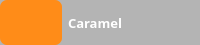
                  <widget class="QWidget" name="bestSell1_6" native="true">
                   <property name="minimumSize">
                    <size>
                     <width>0</width>
                     <height>45</height>
                    </size>
                   </property>
                   <property name="maximumSize">
                    <size>
                     <width>16777215</width>
                     <height>45</height>
                    </size>
                   </property>
                   <property name="styleSheet">
                    <string notr="true">background-color: rgb(180,180,180);
border-radius:7px;
</string>
                   </property>
                   <layout class="QHBoxLayout" name="horizontalLayout_17">
                    <property name="leftMargin">
                     <number>0</number>
                    </property>
                    <property name="topMargin">
                     <number>0</number>
                    </property>
                    <property name="bottomMargin">
                     <number>0</number>
                    </property>
                    <item>
                     <widget class="QWidget" name="widget_25" native="true">
                      <property name="minimumSize">
                       <size>
                        <width>51</width>
                        <height>0</height>
                       </size>
                      </property>
                      <property name="styleSheet">
                       <string notr="true">background-color: rgb(255, 140, 24);</string>
                      </property>
                      <layout class="QVBoxLayout" name="verticalLayout_58">
                       <item>
                        <widget class="QToolButton" name="toolButton_7">
                         <property name="text">
                          <string/>
                         </property>
                         <property name="icon">
                          <iconset>
                           <normaloff>:/iCons/icons/coffee-cup4.png</normaloff>:/iCons/icons/coffee-cup4.png</iconset>
                         </property>
                         <property name="iconSize">
                          <size>
                           <width>30</width>
                           <height>30</height>
                          </size>
                         </property>
                        </widget>
                       </item>
                      </layout>
                     </widget>
                    </item>
                    <item>
                     <widget class="QLabel" name="bestSell6">
                      <property name="minimumSize">
                       <size>
                        <width>121</width>
                        <height>31</height>
                       </size>
                      </property>
                      <property name="maximumSize">
                       <size>
                        <width>121</width>
                        <height>31</height>
                       </size>
                      </property>
                      <property name="font">
                       <font>
                        <family>Poppins</family>
                        <pointsize>10</pointsize>
                        <bold>true</bold>
                       </font>
                      </property>
                      <property name="styleSheet">
                       <string notr="true">color: white;
</string>
                      </property>
                      <property name="text">
                       <string>Caramel</string>
                      </property>
                      <property name="wordWrap">
                       <bool>true</bool>
                      </property>
                     </widget>
                    </item>
                   </layout>
                  </widget>
